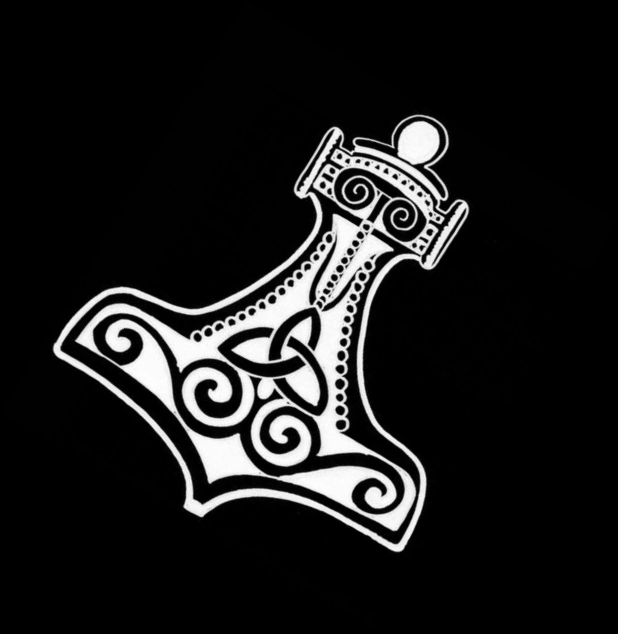
#> input picture hammer.jpg, 1236 x 1268 px (shown at 1/2 size)
$ python 17_convex_hull.py
#> lines starting #> are read from the running program, lines starting #| are printed output that depends on the picture; after the words box and inside, x2 and y2 are one past the last pixel; in counts of white or black regions, pixels touching at a corner belong together
import cv2
import numpy as np

GREEN = (0, 255, 0)
CYAN = (255, 255, 0)
RED = (0, 0, 255)

img = cv2.pyrDown(cv2.imread("hammer.jpg", cv2.IMREAD_UNCHANGED))
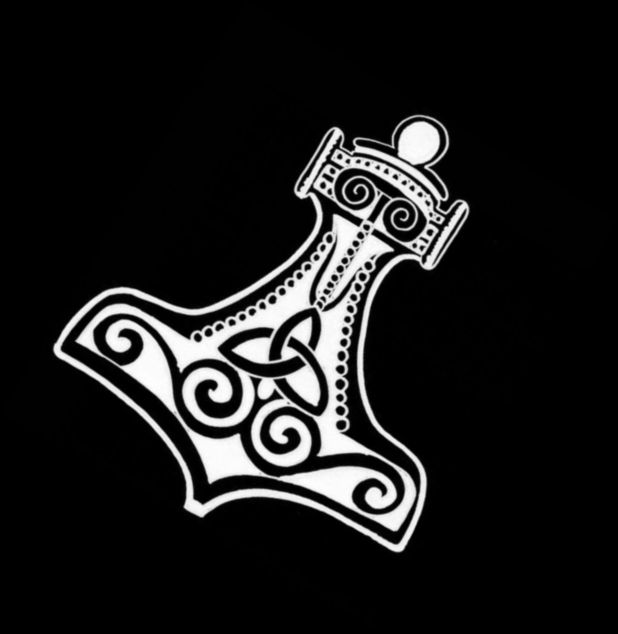
#> img: shape (634, 618, 3); min 0, max 254, mean 27.1
ret, thresh = cv2.threshold(
    cv2.cvtColor(img, cv2.COLOR_BGR2GRAY), 127, 255, cv2.THRESH_BINARY
)
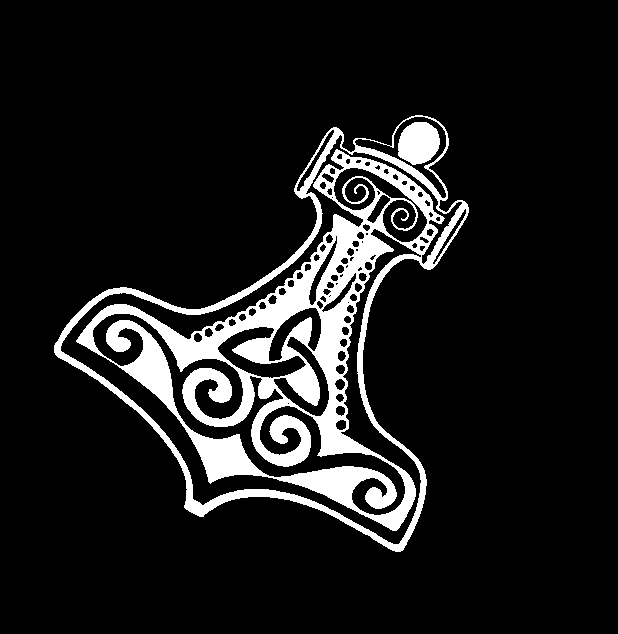
#> thresh: shape (634, 618); 10.9% white; 2 white regions

contours, hier = cv2.findContours(thresh, cv2.RETR_EXTERNAL, cv2.CHAIN_APPROX_SIMPLE)
#> contours = 1 contour; box (x1, y1, x2, y2) and area: (54, 115, 469, 552) 79134
black = np.zeros_like(img)

for cnt in contours:
    epsilon = 0.01 * cv2.arcLength(cnt, True)
    approx = cv2.approxPolyDP(cnt, epsilon, True)
    hull = cv2.convexHull(cnt)
    cv2.drawContours(black, [cnt], -1, GREEN, 2)
    cv2.drawContours(black, [approx], -1, CYAN, 2)
    cv2.drawContours(black, [hull], -1, RED, 2)
#> this loop made 1 pass
#> epsilon on pass 1: 17.48
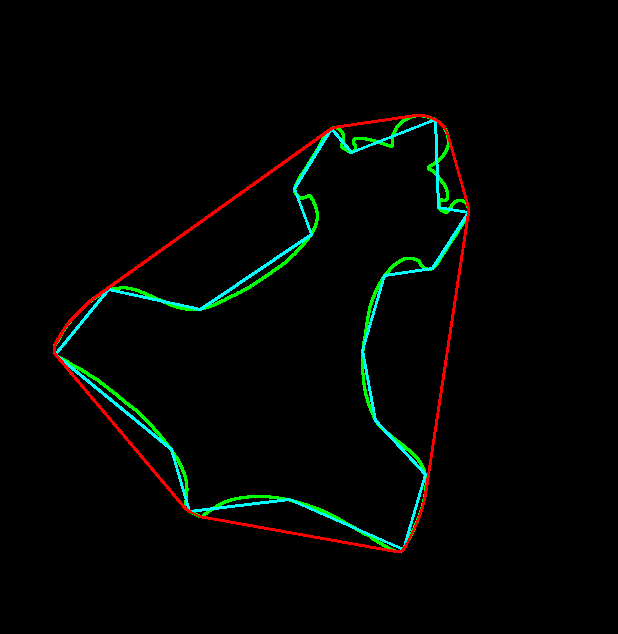
#> black: shape (634, 618, 3); mean of channels 0, 1, 2 2.9, 5.3, 2.7; drawn as B, G, R

cv2.imshow("hull", black)
cv2.waitKey()
cv2.destroyAllWindows()
